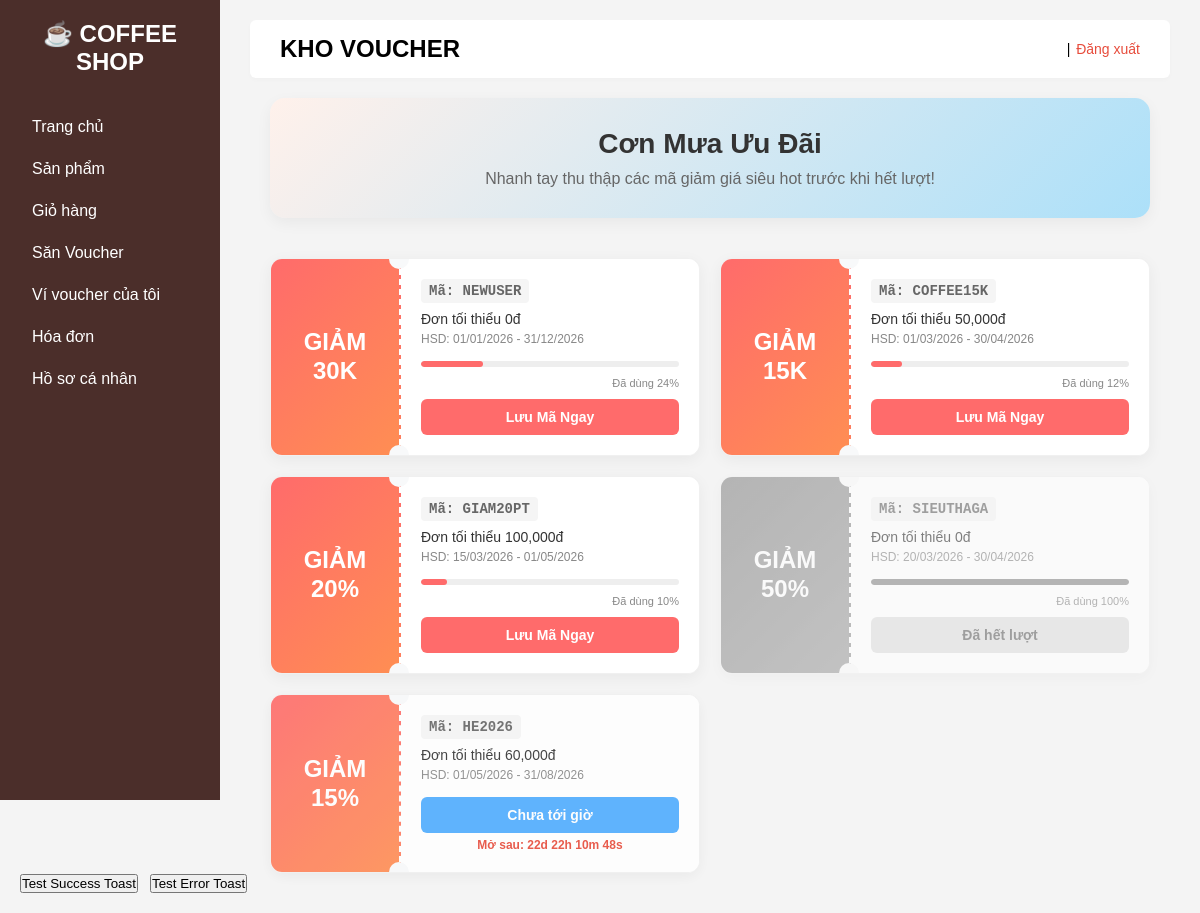
Screenshot of /php/phpUser/kho_voucher.php with the database file from the repository.
### tables this page shows
CREATE TABLE `vouchers` (
  `voucher_id` int(11) NOT NULL,
  `voucher_code` varchar(50) NOT NULL,
  `discount_type` enum('fixed','percent') NOT NULL,
  `discount_value` int(11) NOT NULL,
  `min_order_value` int(11) DEFAULT 0,
  `usage_limit` int(11) DEFAULT 100,
  `used_count` int(11) DEFAULT 0,
  `start_date` datetime NOT NULL,
  `end_date` datetime NOT NULL,
  `status` tinyint(1) DEFAULT 1
);

### php/phpUser/kho_voucher.php (the view, shortened to what this page needs)
<?php
include "../connect.php";
$sql = "SELECT * FROM vouchers WHERE end_date >= NOW() AND status = 1 ORDER BY start_date ASC";
$result = $conn->query($sql);
$vouchers = [];
if ($result) {
    while ($row = $result->fetch_assoc()) {
        $vouchers[] = $row;
    }
}
$saved_vouchers = [];
?>
<!DOCTYPE html>
<html lang="vi">
<head>
    <link rel="stylesheet" href="../../css/home.css">
    <link rel="stylesheet" href="../../css/kho_voucher.css">
</head>
<body style="font-family: 'Inter', sans-serif; background-color: #f8f9fa;">
    <div class="layout">
        <aside class="sidebar">
            <h2>☕ COFFEE SHOP</h2>
            <ul>
                <li><a href="userHome.php">Trang chủ</a></li>
                <li><a href="products.php">Sản phẩm</a></li>
                <li><a href="cart.php">Giỏ hàng</a></li>
                <li><a href="kho_voucher.php" class="active">Săn Voucher</a></li>
                <li><a href="my_vouchers.php">Ví voucher của tôi</a></li>
                <li><a href="invoice.php">Hóa đơn</a></li>
                <li><a href="personalProfile.php">Hồ sơ cá nhân</a></li>
            </ul>
        </aside>
        <main class="content">
            <header class="topbar"
                style="background: #fff; padding: 15px 30px; box-shadow: 0 2px 5px rgba(0,0,0,0.02);">
                <h1 style="margin:0; font-size: 24px;">KHO VOUCHER</h1>
                <div class="account">
                    <b><?= htmlspecialchars($_SESSION["name"]) ?></b> |
                    <a href="../phpAccount/logout.php">Đăng xuất</a>                </div>
            </header>
            <div class="promo-banner">
                <h2>Cơn Mưa Ưu Đãi </h2>
                <p>Nhanh tay thu thập các mã giảm giá siêu hot trước khi hết lượt!</p>
            </div>
            <div class="voucher-container">
                <?php if (count($vouchers) > 0): ?>
                    <?php foreach ($vouchers as $v):
                        $v_id = isset($v['voucher_id']) ? $v['voucher_id'] : $v['id'];
                        $is_saved = in_array($v_id, $saved_vouchers);
                        $is_upcoming = strtotime($v['start_date']) > time();
                        $is_depleted = $v['used_count'] >= $v['usage_limit'];
                        $percent_used = ($v['usage_limit'] > 0) ? round(($v['used_count'] / $v['usage_limit']) * 100) : 0;
                        $card_class = "";
                        if ($is_depleted)
                            $card_class .= " depleted";
                        if ($is_upcoming)
                            $card_class .= " upcoming";
                        $discount_display = "";
                        if ($v['discount_type'] == 'fixed') {
                            if ($v['discount_value'] >= 1000) {
                                $discount_display = ($v['discount_value'] / 1000) . "K";
                            } else {
                                $discount_display = number_format($v['discount_value']) . "đ";
                            }
                        } else {
                            $discount_display = $v['discount_value'] . "%";
                        }
                        ?>
                        <div class="voucher-card <?= $card_class ?>" data-voucher-id="<?= $v_id ?>"
                            data-start-time="<?= strtotime($v['start_date']) * 1000 ?>">
                            <div class="voucher-left">
                                <span class="discount-val">GIẢM<br><?= $discount_display ?></span>
                            </div>
                            <div class="voucher-right">
                                <div>
                                    <div class="voucher-code">Mã: <?= htmlspecialchars($v['voucher_code']) ?></div>
                                    <div class="min-order">Đơn tối thiểu <?= number_format($v['min_order_value']) ?>đ</div>
                                    <div class="voucher-dates">
                                        HSD: <?= date('d/m/Y', strtotime($v['start_date'])) ?> -
                                        <?= date('d/m/Y', strtotime($v['end_date'])) ?>
                                    </div>
                                    <?php if (!$is_upcoming): ?>
                                        <div class="progress-bar">
                                            <div class="progress-fill" style="width: <?= $percent_used ?>%"></div>
                                        </div>
                                        <span class="progress-text">Đã dùng <?= $percent_used ?>%</span>
                                    <?php endif; ?>
                                </div>
                                <div>
                                    <?php if ($is_saved): ?>
                                        <button class="btn-action btn-saved" disabled>Đã có trong ví</button>
                                    <?php elseif ($is_depleted): ?>
                                        <button class="btn-action btn-saved" disabled>Đã hết lượt</button>
                                    <?php elseif ($is_upcoming): ?>
                                        <button class="btn-action btn-upcoming btn-save-action" disabled>
                                            Chưa tới giờ
                                        </button>
                                        <div class="countdown countdown-timer">Đang tính toán...</div>
                                    <?php else: ?>
                                        <button class="btn-action btn-save btn-save-action" onclick="saveVoucher(<?= $v_id ?>)">
                                            Lưu Mã Ngay
                                        </button>
                                    <?php endif; ?>
                                </div>
                            </div>
                        </div>
                    <?php endforeach; ?>
                <?php endif; ?>
            </div>
        </main>
    </div>
    <button onclick="showToast('Test success message!', 'success')" style="position: fixed; bottom: 20px; left: 20px; z-index: 1001;">Test Success Toast</button>
    <button onclick="showToast('Test error message!', 'error')" style="position: fixed; bottom: 20px; left: 150px; z-index: 1001;">Test Error Toast</button>
</body>
</html>

### css/home.css (style rules this page uses)
* { margin: 0; padding: 0; box-sizing: border-box; font-family: Arial, sans-serif; }
.layout { display: flex; min-height: 100vh; background: #f4f4f4; }
.sidebar { width: 220px; background: #4b2e2a; color: white; padding: 20px; position: sticky; top: 0; height: 100vh; overflow-y: auto; }
.sidebar h2 { text-align: center; margin-bottom: 30px; }
.sidebar ul { list-style: none; }
.sidebar li { padding: 12px; cursor: pointer; border-radius: 5px; }
.content { flex: 1; padding: 20px 30px; }
.topbar { display: flex; justify-content: space-between; align-items: center; background: white; padding: 15px 20px; border-radius: 6px; margin-bottom: 20px; }
.topbar h1 { font-size: 22px; }
.account { font-size: 14px; }
.account a { text-decoration: none; color: #e74c3c; margin-left: 2px; }
.sidebar a { text-decoration: none; color: white; display: block; width: 100%; }

### css/kho_voucher.css (style rules this page uses)
.voucher-container { display: grid; grid-template-columns: repeat(auto-fill, minmax(380px, 1fr)); gap: 20px; padding: 20px; }
.voucher-card { display: flex; background: #fff; border-radius: 12px; box-shadow: 0 4px 15px rgba(0, 0, 0, 0.05); overflow: hidden; border: 1px solid #f0f0f0; transition: transform 0.3s ease, box-shadow 0.3s ease; position: relative; }
.voucher-card.upcoming { opacity: 0.9; }
.voucher-card.depleted { opacity: 0.6; filter: grayscale(100%); }
.voucher-left { background: linear-gradient(135deg, #ff6b6b, #ff8e53); color: white; padding: 20px; width: 130px; display: flex; flex-direction: column; justify-content: center; align-items: center; text-align: center; border-right: 2px dashed #fff; position: relative; }
.voucher-left::before, .voucher-left::after { content: ""; position: absolute; right: -10px; width: 20px; height: 20px; background: #f8f9fa; border-radius: 50%; }
.voucher-left::before { top: -10px; }
.voucher-left::after { bottom: -10px; }
.discount-val { font-size: 24px; font-weight: 700; line-height: 1.2; }
.voucher-right { padding: 20px; flex: 1; display: flex; flex-direction: column; justify-content: space-between; background: #fff; }
.voucher-code { font-size: 14px; color: #666; background: #f5f5f5; padding: 4px 8px; border-radius: 4px; display: inline-block; margin-bottom: 8px; font-family: monospace; font-weight: bold; }
.min-order { font-size: 14px; color: #333; margin-bottom: 5px; font-weight: 500; }
.voucher-dates { font-size: 12px; color: #888; margin-bottom: 15px; }
.progress-bar { background: #eee; height: 6px; border-radius: 3px; overflow: hidden; margin-bottom: 10px; }
.progress-fill { background: #ff6b6b; height: 100%; border-radius: 3px; }
.progress-text { font-size: 11px; color: #888; margin-bottom: 10px; display: block; text-align: right; }
.btn-action { display: inline-block; padding: 10px 0; text-align: center; border-radius: 6px; font-weight: 600; font-size: 14px; text-decoration: none; transition: all 0.3s; cursor: pointer; width: 100%; border: none; }
.btn-save { background: #ff6b6b; color: white; }
.btn-saved { background: #e0e0e0; color: #666; cursor: not-allowed; }
.btn-upcoming { background: #4facfe; color: white; cursor: not-allowed; }
.countdown { font-size: 12px; color: #e74c3c; font-weight: 600; margin-top: 5px; text-align: center; }
.promo-banner { background: linear-gradient(135deg, #fff1eb 0%, #ace0f9 100%); padding: 30px; border-radius: 15px; margin: 20px; text-align: center; box-shadow: 0 5px 15px rgba(0, 0, 0, 0.05); }
.promo-banner h2 { margin: 0 0 10px 0; color: #333; font-size: 28px; }
.promo-banner p { color: #666; margin: 0; }

### rows the page displays
vouchers: discount_value "30K", voucher_code "NEWUSER", min_order_value "0", start_date "01/01/2026", end_date "31/12/2026", percent_used "24"
vouchers: discount_value "15K", voucher_code "COFFEE15K", min_order_value "50,000", start_date "01/03/2026", end_date "30/04/2026", used_count "12"
vouchers: discount_value "20%", voucher_code "GIAM20PT", min_order_value "100,000", start_date "15/03/2026", end_date "01/05/2026", percent_used "10"
vouchers: discount_value "50%", voucher_code "SIEUTHAGA", min_order_value "0", start_date "20/03/2026", end_date "30/04/2026", percent_used "100", shows "Đã hết lượt"
vouchers: discount_value "15%", voucher_code "HE2026", min_order_value "60,000", start_date "01/05/2026", end_date "31/08/2026", used_count "Chưa tới giờ"
